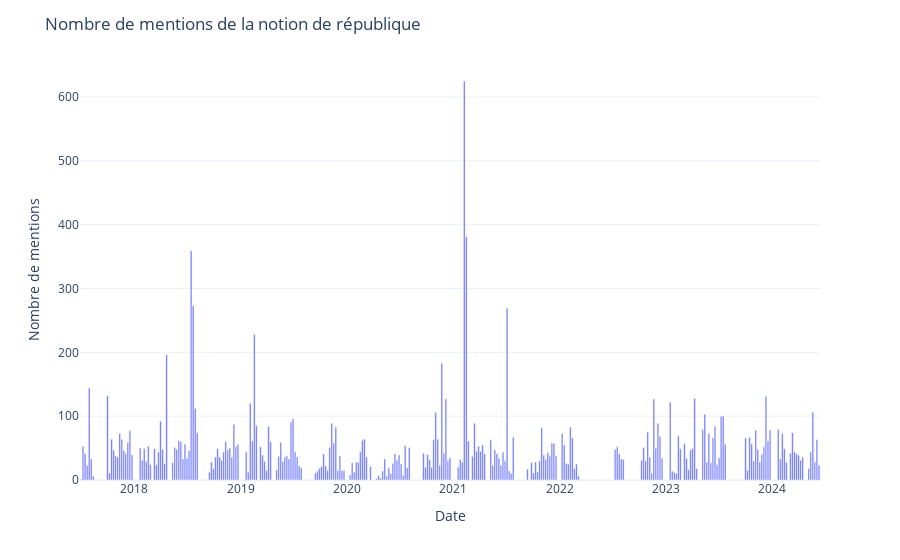

Notebook cell for this chart:
### Markdown cell above
**Remarques**
- 3 des 5 semaines c'est loi « confortant le respect des principes de la République et la lutte contre le séparatisme » de 2021 
- 2 semaines mi-juillet c'est démocratie représentative 
regarder février 2019 et avril 2018.
- Novembre 2020 = loi sécurité globale

### Code cell
# Graphique par semaine
fig_time = px.bar(df.resample("W", on="dateSeance_day").size())

fig_time.update_layout(
    title="Nombre de mentions de la notion de république",  # ajouter un titre
    xaxis_title="Date",
    yaxis_title="Nombre de mentions",  # renommer les étiquettes d'axes
    template="plotly_white",  # changer le style du graphique
    showlegend=False,
)  # masquer la légende

# Afficher le graphique
fig_time.show()

### Figure 1 — Plotly figure (JSON) as saved in the notebook; plotly's stock layout.template omitted (floating-point values rounded to 4 significant figures; data arrays with more than 128 entries replaced by an {"elided": "..."} marker saying what was removed)
{"data": [{"alignmentgroup": "True", "hovertemplate": "variable=0<br>dateSeance_day=%{x}<br>value=%{y}<extra></extra>", "legendgroup": "0", "marker": {"color": "#636efa", "pattern": {"shape": ""}}, "name": "0", "offsetgroup": "0", "orientation": "v", "showlegend": true, "textposition": "auto", "type": "bar", "x": {"elided": "363 str values"}, "xaxis": "x", "y": {"elided": "363 int values"}, "yaxis": "y"}], "layout": {"barmode": "relative", "legend": {"title": {"text": "variable"}, "tracegroupgap": 0}, "margin": {"t": 60}, "showlegend": false, "title": {"text": "Nombre de mentions de la notion de république"}, "xaxis": {"anchor": "y", "domain": [0, 1], "title": {"text": "Date"}}, "yaxis": {"anchor": "x", "domain": [0, 1], "title": {"text": "Nombre de mentions"}}}}
